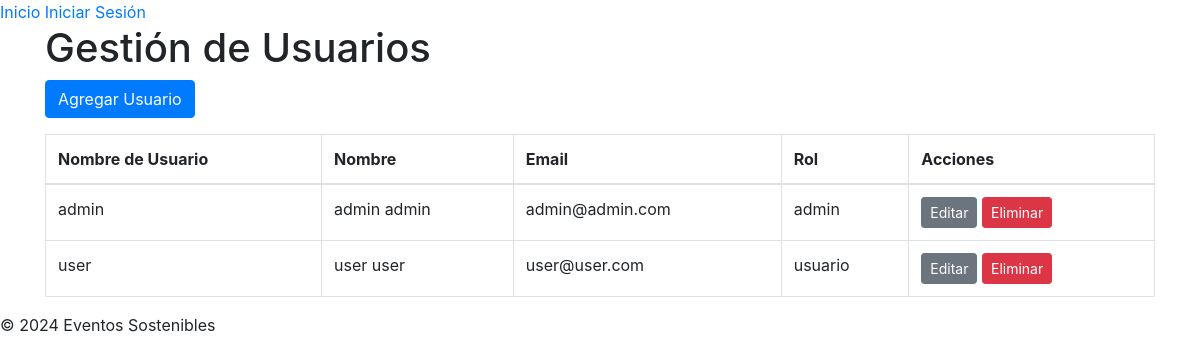
Page /admin/user_list.php (signed in) on the committed database.
### tables this page shows
CREATE TABLE `users` (
  `id` int(11) NOT NULL,
  `nombre` varchar(100) NOT NULL,
  `apellidos` varchar(100) NOT NULL,
  `nombre_usuario` varchar(50) NOT NULL,
  `imagen_perfil` varchar(255) DEFAULT NULL,
  `email` varchar(100) NOT NULL,
  `contrasena` varchar(255) NOT NULL,
  `rol` enum('usuario','admin') DEFAULT 'usuario'
);

### models/User.php (called while the page is built, shortened)
<?php
class User {
    private $pdo;
    public function __construct($pdo) {
        $this->pdo = $pdo;
    }
    public function getAllUsers() {
        $sql = "SELECT * FROM users";
        $stmt = $this->pdo->query($sql);
        return $stmt->fetchAll();
    }
}
?>

### admin/user_list.php (the view, shortened to what this page needs)
<?php
require_once '../config/config.php';
require_once '../models/User.php';
$userModel = new User($pdo);
$users = $userModel->getAllUsers();
include '../views/templates/header.php';
?>
<div class="container">
    <h1>Gestión de Usuarios</h1>
    <a href="user_form.php" class="btn btn-primary mb-3">Agregar Usuario</a>
    <table class="table table-bordered">
        <thead>
            <tr>
                <th>Nombre de Usuario</th>
                <th>Nombre</th>
                <th>Email</th>
                <th>Rol</th>
                <th>Acciones</th>
            </tr>
        </thead>
        <tbody>
            <?php foreach($users as $user): ?>
            <tr>
                <td><?= htmlspecialchars($user['nombre_usuario']) ?></td>
                <td><?= htmlspecialchars($user['nombre'] . ' ' . $user['apellidos']) ?></td>
                <td><?= htmlspecialchars($user['email']) ?></td>
                <td><?= $user['rol'] ?></td>
                <td>
                    <a href="user_form.php?id=<?= $user['id'] ?>" class="btn btn-secondary btn-sm">Editar</a>
                    <a href="../controllers/AdminUserController.php?delete=<?= $user['id'] ?>" class="btn btn-danger btn-sm" onclick="return confirm('¿Estás seguro de eliminar este usuario?');">Eliminar</a>
                </td>
            </tr>
            <?php endforeach; ?>
        </tbody>
    </table>
</div>
<?php include '../views/templates/footer.php'; ?>

### rows in the picture
users: nombre_usuario "admin", nombre+apellidos "admin admin", email "admin@admin.com", rol "admin"
users: nombre_usuario "user", nombre+apellidos "user user", email "user@user.com", rol "usuario"
